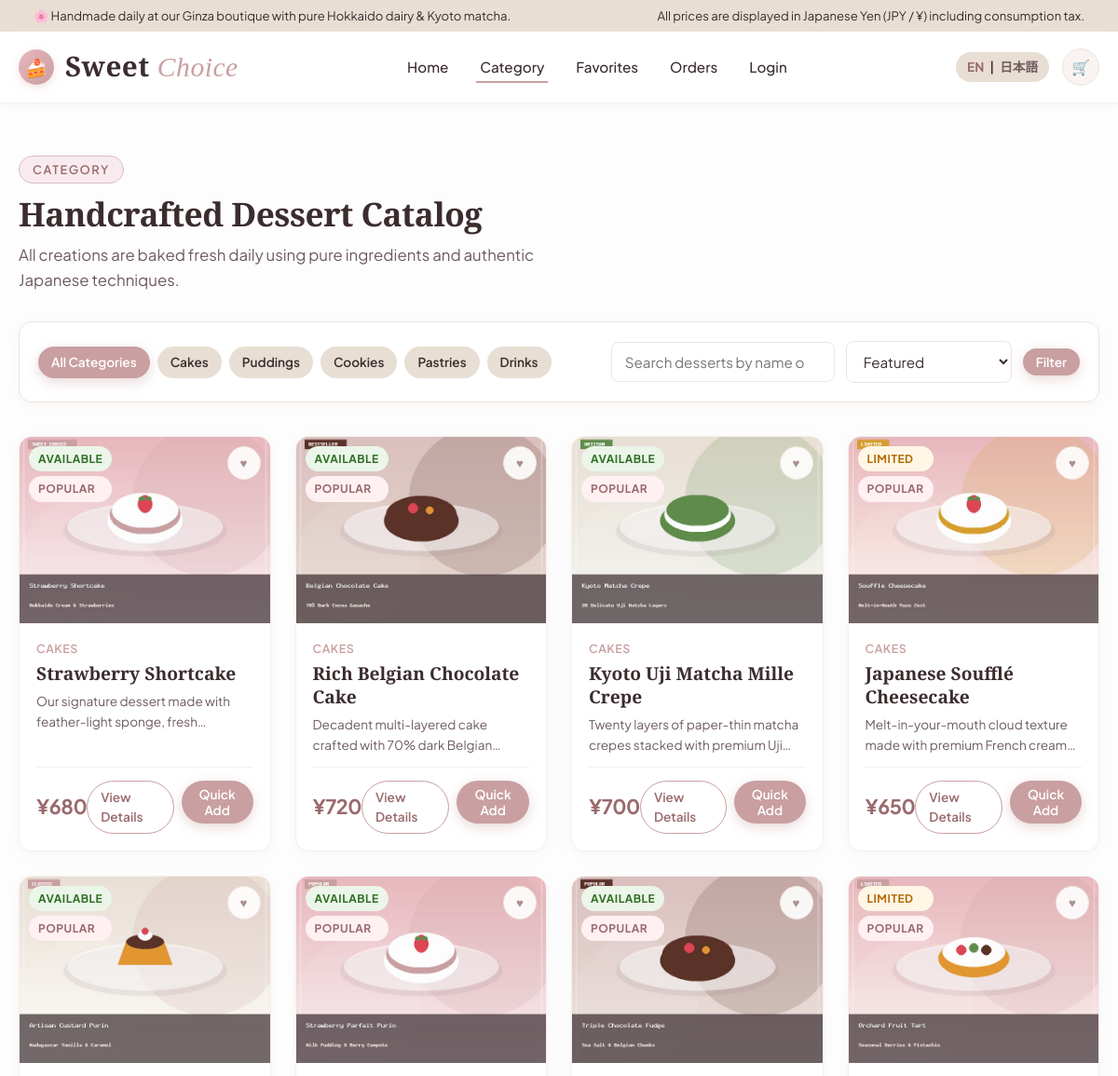
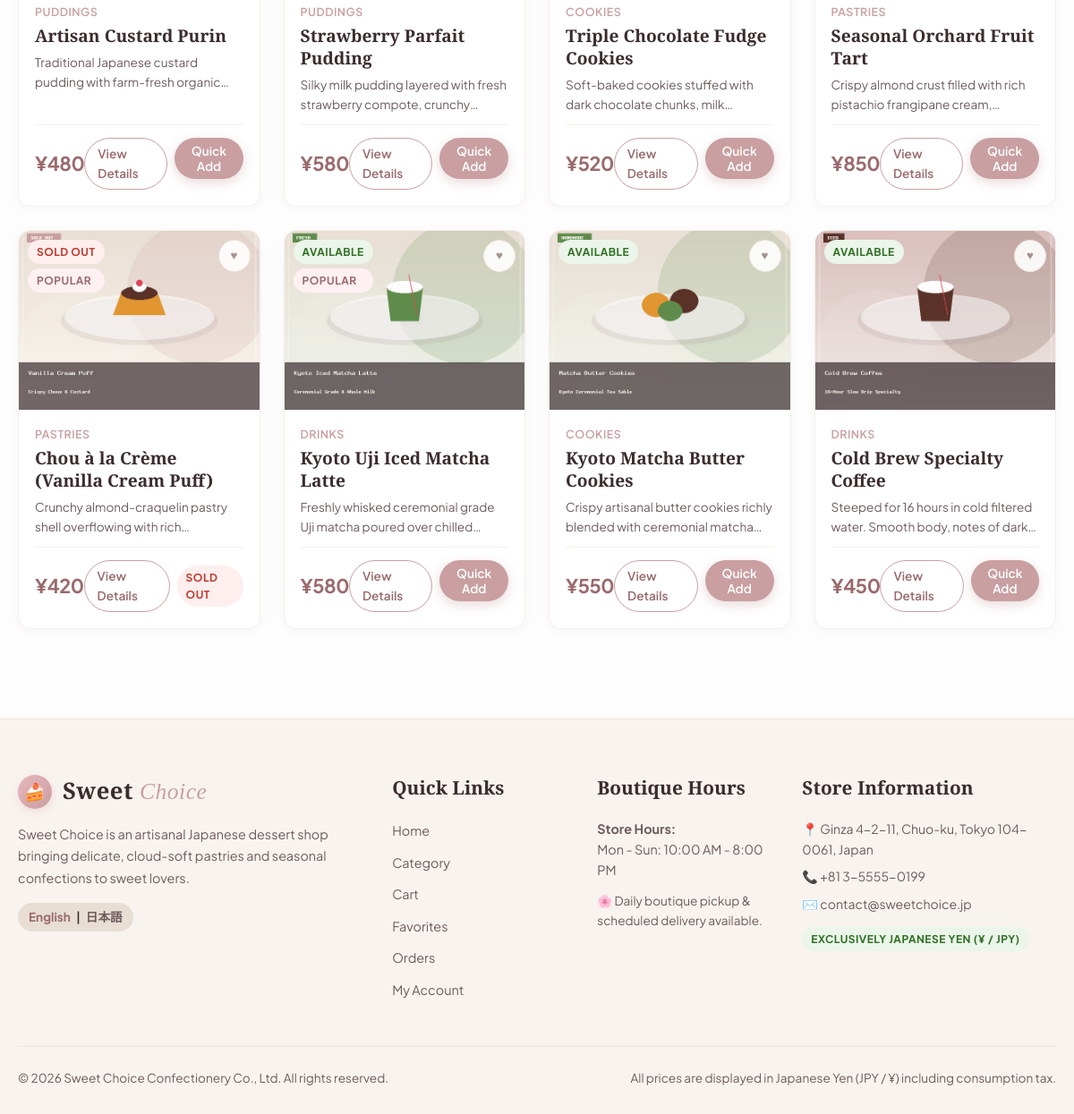
The app's page /category.php with its own data (2 pictures, top to bottom).
### tables this page shows
CREATE TABLE categories (
    id INT AUTO_INCREMENT PRIMARY KEY,
    name_en VARCHAR(100) NOT NULL,
    name_ja VARCHAR(100) NOT NULL,
    slug VARCHAR(100) NOT NULL UNIQUE,
    description_en TEXT NULL,
    description_ja TEXT NULL,
    image VARCHAR(255) NULL,
    sort_order INT DEFAULT 0,
    is_active TINYINT(1) DEFAULT 1,
    created_at DATETIME DEFAULT CURRENT_TIMESTAMP,
    updated_at DATETIME DEFAULT CURRENT_TIMESTAMP ON UPDATE CURRENT_TIMESTAMP
);

CREATE TABLE products (
    id INT AUTO_INCREMENT PRIMARY KEY,
    category_id INT NOT NULL,
    name_en VARCHAR(150) NOT NULL,
    name_ja VARCHAR(150) NOT NULL,
    slug VARCHAR(150) NOT NULL UNIQUE,
    description_en TEXT NULL,
    description_ja TEXT NULL,
    price INT NOT NULL COMMENT 'Price in JPY',
    image VARCHAR(255) NULL,
    stock INT DEFAULT 50,
    availability ENUM('available', 'limited', 'sold_out') DEFAULT 'available',
    is_popular TINYINT(1) DEFAULT 0,
    tags VARCHAR(255) DEFAULT '' COMMENT 'Comma-separated tags for AI recommendation',
    created_at DATETIME DEFAULT CURRENT_TIMESTAMP,
    updated_at DATETIME DEFAULT CURRENT_TIMESTAMP ON UPDATE CURRENT_TIMESTAMP,
    FOREIGN KEY (category_id) REFERENCES categories(id) ON DELETE RESTRICT
);

CREATE TABLE shop_settings (
    id INT AUTO_INCREMENT PRIMARY KEY,
    setting_key VARCHAR(100) NOT NULL UNIQUE,
    setting_value TEXT NOT NULL,
    description VARCHAR(255) NULL
);

### includes/language.php (called while the page is built, shortened)
<?php
function getCurrentLang(): string {
    return $_SESSION['lang'] ?? 'en';
}
function isJapanese(): bool {
    return getCurrentLang() === 'ja';
}
function __(string $key, ?string $fallback = null): string {
    global $translations;
    $lang = getCurrentLang();
    if (isset($translations[$lang][$key])) {
        return $translations[$lang][$key];
    }
    return $fallback ?? $key;
}
function getLocalized(array $item, string $baseField): string {
    $lang = getCurrentLang();
    $specificField = $baseField . '_' . $lang;
    if (!empty($item[$specificField])) {
        return $item[$specificField];
    }
    return '';
}

### public/category.php (the view, shortened to what this page needs)
<?php
require_once __DIR__ . '/../includes/header.php';
$categoryId = isset($_GET['category']) && is_numeric($_GET['category']) ? (int)$_GET['category'] : 0;
$search = trim($_GET['search'] ?? '');
$sort = trim($_GET['sort'] ?? 'featured');
$categories = $pdo->query("SELECT * FROM categories WHERE is_active = 1 ORDER BY sort_order ASC, id ASC")->fetchAll();
$sql = "SELECT p.*, c.name_en AS category_name_en, c.name_ja AS category_name_ja
        FROM products p
        JOIN categories c ON p.category_id = c.id
        WHERE 1=1";
$params = [];
switch ($sort) {
    case 'featured':
    default:
        $sql .= " ORDER BY p.is_popular DESC, p.id ASC";
        break;
}
$stmt = $pdo->prepare($sql);
$stmt->execute($params);
$products = $stmt->fetchAll();
?>
<div class="container" style="padding: 40px 20px;">
    <div class="section-header" style="text-align:left; margin-bottom:30px;">
        <span class="section-tag"><?= e(__('nav_category', 'Category')); ?></span>
        <h1 class="section-title"><?= isJapanese() ? '手作りスイーツ メニュー一覧' : 'Handcrafted Dessert Catalog'; ?></h1>
        <p class="section-subtitle" style="margin:0;">
            <?= isJapanese() ? 'すべてのスイーツはご注文後にパティシエが最高の状態でお届け・お渡しいたします。' : 'All creations are baked fresh daily using pure ingredients and authentic Japanese techniques.'; ?>
        </p>
    </div>
    <div style="background:#FFFFFF; border:1px solid var(--color-border); border-radius:var(--radius-md); padding:20px; margin-bottom:36px; box-shadow:var(--shadow-sm);">
        <form method="GET" action="category.php" style="display:flex; flex-wrap:wrap; gap:16px; align-items:center; justify-content:space-between;">
            <div style="display:flex; flex-wrap:wrap; gap:8px;">
                <a href="category.php?<?= http_build_query(array_merge($_GET, ['category' => 0])); ?>"
                   class="btn btn-sm <?= $categoryId === 0 ? 'btn-primary' : 'btn-cream'; ?>">
                   <?= e(__('all_categories', 'All Categories')); ?>
                </a>
                <?php foreach ($categories as $cat): ?>
                    <a href="category.php?<?= http_build_query(array_merge($_GET, ['category' => $cat['id']])); ?>"
                       class="btn btn-sm <?= $categoryId === (int)$cat['id'] ? 'btn-primary' : 'btn-cream'; ?>">
                       <?= e(getLocalized($cat, 'name')); ?>
                    </a>
                <?php endforeach; ?>
            </div>
            <div style="display:flex; gap:12px; align-items:center; flex-wrap:wrap;">
                <div style="position:relative; min-width:240px;">
                    <input type="text" name="search" value="<?= e($search); ?>"
                           placeholder="<?= e(__('search_placeholder', 'Search desserts...')); ?>"
                           class="form-control" style="padding-right:32px;">
                </div>
                <select name="sort" class="form-control" style="width:auto; cursor:pointer;" onchange="this.form.submit();">
                    <option value="featured" <?= $sort === 'featured' ? 'selected' : ''; ?>><?= e(__('sort_featured', 'Featured')); ?></option>
                </select>
                <button type="submit" class="btn btn-primary btn-sm">Filter</button>
            </div>
        </form>
    </div>
    <?php if (empty($products)): ?>
        <div style="text-align:center; padding:60px 20px; background:#FAF6F6; border-radius:var(--radius-md);">
            <div style="font-size:3rem; margin-bottom:12px;">🍰</div>
            <h3><?= e(__('no_products_found', 'No desserts found matching your criteria.')); ?></h3>
            <p style="color:var(--color-secondary-text); margin-top:8px;">Try clearing your search terms or picking another category.</p>
            <a href="category.php" class="btn btn-primary" style="margin-top:16px;">View All Desserts</a>
        </div>
    <?php else: ?>
        <div class="product-grid">
            <?php foreach ($products as $prod):
                $isFav = isProductFavorited($pdo, (int)$prod['id']);
                $isSoldOut = ($prod['availability'] === 'sold_out');
            ?>
                <div class="product-card">
                    <div class="product-img-wrapper">
                        <div class="product-badges">
                            <?= renderAvailabilityBadge($prod['availability']); ?>
                            <?php if ($prod['is_popular']): ?>
                                <span class="badge" style="background:#FFF0F2; color:var(--color-deep-plum);">POPULAR</span>
                            <?php endif; ?>
                        </div>
                        <button type="button" class="btn-favorite <?= $isFav ? 'active' : ''; ?>" data-product-id="<?= $prod['id']; ?>" title="Favorite">
                            ♥
                        </button>
                        <a href="product.php?id=<?= $prod['id']; ?>">
                            <img src="../uploads/products/<?= e($prod['image']); ?>" alt="<?= e(getLocalized($prod, 'name')); ?>" onerror="this.src='../assets/images/logo_banner.jpg'">
                        </a>
                    </div>
                    <div class="product-body">
                        <div>
                            <div class="product-category-tag"><?= e(getLocalized($prod, 'category_name')); ?></div>
                            <h3 class="product-title">
                                <a href="product.php?id=<?= $prod['id']; ?>"><?= e(getLocalized($prod, 'name')); ?></a>
                            </h3>
                            <p class="product-desc"><?= e(getLocalized($prod, 'description')); ?></p>
                        </div>
                        <div class="product-footer">
                            <div class="product-price"><?= formatPrice($prod['price']); ?></div>
                            <div style="display:flex; gap:8px;">
                                <a href="product.php?id=<?= $prod['id']; ?>" class="btn btn-secondary btn-sm"><?= e(__('view_details', 'Details')); ?></a>
                                <?php if ($isSoldOut): ?>
                                    <span class="badge badge-sold-out" style="align-self:center;"><?= e(__('out_of_stock', 'Sold Out')); ?></span>
                                <?php else: ?>
                                    <form action="cart.php" method="POST" style="margin:0;">
                                        <button type="submit" class="btn btn-primary btn-sm"><?= e(__('quick_add', '+ Cart')); ?></button>
                                    </form>
                                <?php endif; ?>
                            </div>
                        </div>
                    </div>
                </div>
            <?php endforeach; ?>
        </div>
    <?php endif; ?>
</div>
<?php require_once __DIR__ . '/../includes/footer.php'; ?>

### includes/functions.php (shortened to what this page needs)
<?php
function formatPrice($amount): string {
    $numericAmount = is_numeric($amount) ? (int)round((float)$amount) : 0;
    return '¥' . number_format($numericAmount);
}
function e(?string $string): string {
    return htmlspecialchars($string ?? '', ENT_QUOTES, 'UTF-8');
}
function isProductFavorited(PDO $pdo, int $productId, ?int $userId = null): bool {
    if (!$userId) {
        $favs = $_SESSION['guest_favorites'] ?? [];
        return in_array($productId, $favs, true);
    }
    $stmt = $pdo->prepare("SELECT 1 FROM favorites WHERE user_id = ? AND product_id = ?");
    $stmt->execute([$userId, $productId]);
    return (bool)$stmt->fetchColumn();
}
function getShopSetting(PDO $pdo, string $key, string $default = ''): string {
    static $settingsCache = [];
    try {
        $stmt = $pdo->prepare("SELECT setting_value FROM shop_settings WHERE setting_key = ?");
        $stmt->execute([$key]);
        $val = $stmt->fetchColumn();
        $settingsCache[$key] = ($val !== false) ? $val : $default;
        return $settingsCache[$key];
    } catch (Exception $e) {
        return $default;
    }
}
function renderAvailabilityBadge(string $availability): string {
    switch ($availability) {
        case 'sold_out':
            return '<span class="badge badge-sold-out">' . e(__('out_of_stock', 'Sold Out')) . '</span>';
        case 'limited':
            return '<span class="badge badge-limited">' . e(__('limited_stock', 'Limited')) . '</span>';
        case 'available':
        default:
            return '<span class="badge badge-available">' . e(__('available', 'Available')) . '</span>';
    }
}

### includes/footer.php (shortened to what this page needs)
<?php
$shopHours = getShopSetting($pdo, 'business_hours_display', 'Mon - Sun: 10:00 AM - 8:00 PM');
$shopPhone = getShopSetting($pdo, 'shop_phone', '+81 3-5555-0199');
$shopEmail = getShopSetting($pdo, 'shop_email', 'contact@sweetchoice.jp');
$shopAddress = getShopSetting($pdo, 'shop_address', 'Ginza 4-2-11, Chuo-ku, Tokyo 104-0061, Japan');
?>
</main>
<footer class="site-footer">
    <div class="container">
        <div class="footer-grid">
            <div class="footer-col">
                <div class="brand-wrapper" style="margin-bottom:14px;">
                    <div class="brand-logo-icon">🍰</div>
                    <div class="brand-text" style="font-size:1.6rem;">Sweet <span>Choice</span></div>
                </div>
                <p style="color:var(--color-secondary-text); font-size:0.9rem; line-height:1.7; margin-bottom:16px;">
                    <?= e(__('footer_about', 'Sweet Choice is an artisanal Japanese dessert shop bringing delicate, cloud-soft pastries and seasonal confections to sweet lovers.')); ?>
                </p>
                <div class="lang-switch" style="display:inline-flex;">
                    <a href="?lang=en" class="<?= getCurrentLang() === 'en' ? 'active' : ''; ?>">English</a>
                    <span>|</span>
                    <a href="?lang=ja" class="<?= getCurrentLang() === 'ja' ? 'active' : ''; ?>">日本語</a>
                </div>
            </div>
            <div class="footer-col">
                <h4><?= e(__('footer_links', 'Quick Links')); ?></h4>
                <ul>
                    <li><a href="index.php"><?= e(__('nav_home', 'Home')); ?></a></li>
                    <li><a href="category.php"><?= e(__('nav_category', 'Category')); ?></a></li>
                    <li><a href="cart.php"><?= e(__('nav_cart', 'Cart')); ?></a></li>
                    <li><a href="favorites.php"><?= e(__('nav_favorites', 'Favorites')); ?></a></li>
                    <li><a href="orders.php"><?= e(__('nav_orders', 'Orders')); ?></a></li>
                    <li><a href="account.php"><?= e(__('nav_account', 'My Account')); ?></a></li>
                </ul>
            </div>
            <div class="footer-col">
                <h4><?= e(__('footer_hours', 'Boutique Hours')); ?></h4>
                <p style="font-size:0.9rem; color:var(--color-secondary-text); margin-bottom:12px;">
                    <strong><?= isJapanese() ? '営業時間：' : 'Store Hours:'; ?></strong><br>
                    <?= e($shopHours); ?>
                </p>
                <p style="font-size:0.85rem; color:var(--color-secondary-text);">
                    🌸 <?= isJapanese() ? '当日受取＆指定配達対応' : 'Daily boutique pickup & scheduled delivery available.'; ?>
                </p>
            </div>
            <div class="footer-col">
                <h4><?= e(__('footer_contact', 'Store Information')); ?></h4>
                <p style="font-size:0.88rem; color:var(--color-secondary-text); margin-bottom:8px;">
                    📍 <?= e($shopAddress); ?>
                </p>
                <p style="font-size:0.88rem; color:var(--color-secondary-text); margin-bottom:8px;">
                    📞 <?= e($shopPhone); ?>
                </p>
                <p style="font-size:0.88rem; color:var(--color-secondary-text); margin-bottom:14px;">
                    ✉️ <?= e($shopEmail); ?>
                </p>
                <span class="badge badge-available"><?= isJapanese() ? '日本円（¥ / JPY）決済' : 'Exclusively Japanese Yen (¥ / JPY)'; ?></span>
            </div>
        </div>
        <div class="footer-bottom">
            <div>&copy; <?= date('Y'); ?> <?= e(__('copyright', 'Sweet Choice Confectionery Co., Ltd. All rights reserved.')); ?></div>
            <div><?= e(__('all_prices_jpy', 'All prices are displayed in Japanese Yen (JPY / ¥) including consumption tax.')); ?></div>
        </div>
    </div>
</footer>
</body>
</html>

### records on screen
categories: name_en "Cakes"
categories: name_en "Puddings"
categories: name_en "Cookies"
categories: name_en "Pastries"
categories: name_en "Drinks"
products: availability "AVAILABLE", is_popular "POPULAR", image (picture), category.name_en "CAKES", name_en "Strawberry Shortcake", description_en "Our signature dessert made with feather-light sponge,…", price "¥680"
products: availability "AVAILABLE", is_popular "POPULAR", image (picture), category.name_en "CAKES", name_en "Rich Belgian Chocolate Cake", description_en "Decadent multi-layered cake crafted with 70% dark…", price "¥720"
products: availability "AVAILABLE", is_popular "POPULAR", image (picture), category.name_en "CAKES", name_en "Kyoto Uji Matcha Mille Crepe", description_en "Twenty layers of paper-thin matcha crepes stacked with premium…", price "¥700"
products: is_popular "POPULAR", image (picture), category.name_en "CAKES", name_en "Japanese Soufflé Cheesecake", description_en "Melt-in-your-mouth cloud texture made with premium French…", price "¥650"
products: availability "AVAILABLE", is_popular "POPULAR", image (picture), category.name_en "PUDDINGS", name_en "Artisan Custard Purin", description_en "Traditional Japanese custard pudding with farm-fresh…", price "¥480"
products: availability "AVAILABLE", is_popular "POPULAR", image (picture), category.name_en "PUDDINGS", name_en "Strawberry Parfait Pudding", description_en "Silky milk pudding layered with fresh strawberry compote,…", price "¥580"
products: availability "AVAILABLE", is_popular "POPULAR", image (picture), category.name_en "COOKIES", name_en "Triple Chocolate Fudge Cookies", description_en "Soft-baked cookies stuffed with dark chocolate chunks,…", price "¥520"
products: is_popular "POPULAR", image (picture), category.name_en "PASTRIES", name_en "Seasonal Orchard Fruit Tart", description_en "Crispy almond crust filled with rich pistachio frangipane…", price "¥850"
products: is_popular "POPULAR", image (picture), category.name_en "PASTRIES", name_en "Chou à la Crème (Vanilla Cream Puff)", description_en "Crunchy almond-craquelin pastry shell overflowing with…", price "¥420"
products: availability "AVAILABLE", is_popular "POPULAR", image (picture), category.name_en "DRINKS", name_en "Kyoto Uji Iced Matcha Latte", description_en "Freshly whisked ceremonial grade Uji matcha poured over…", price "¥580"
products: availability "AVAILABLE", image (picture), category.name_en "COOKIES", name_en "Kyoto Matcha Butter Cookies", description_en "Crispy artisanal butter cookies richly blended with ceremonial…", price "¥550"
products: availability "AVAILABLE", image (picture), category.name_en "DRINKS", name_en "Cold Brew Specialty Coffee", description_en "Steeped for 16 hours in cold filtered water. Smooth body, notes of…", price "¥450"
shop_settings: setting_value "Ginza 4-2-11, Chuo-ku, Tokyo 104-0061, Japan"

### other values on screen
__('all_prices_jpy', 'All prices in Japanese Yen (¥ / JPY)') "All prices are displayed in Japanese Yen (JPY / ¥) including consumption tax."
__('nav_home', 'Home') "Home"
__('nav_category', 'Category') "Category"
__('nav_favorites', 'Favorites') "Favorites"
__('nav_orders', 'Orders') "Orders"
__('nav_login', 'Login') "Login"
__('nav_category', 'Category') "CATEGORY"
__('all_categories', 'All Categories') "All Categories"
__('footer_links', 'Quick Links') "Quick Links"
__('nav_cart', 'Cart') "Cart"
__('nav_account', 'My Account') "My Account"
__('footer_hours', 'Boutique Hours') "Boutique Hours"
$shopHours "Mon - Sun: 10:00 AM - 8:00 PM"
__('footer_contact', 'Store Information') "Store Information"
$shopPhone "+81 3-5555-0199"
